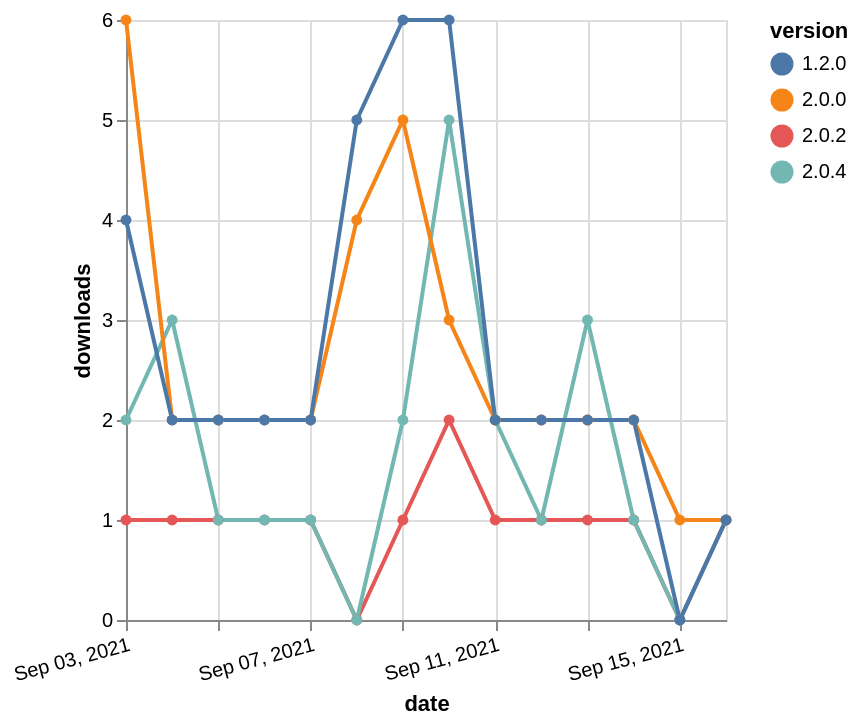

Write a Vega-Lite specification for this figure.
### Vega-Lite specification from a JSON file in a GitHub repository (floating-point values rounded to 4 significant figures)
{"$schema": "https://vega.github.io/schema/vega-lite/v5.json", "description": "A simple bar chart with embedded data.", "data": {"values": [{"date": "2021-09-03", "total": 387, "delta": 1, "version": "2.0.2"}, {"date": "2021-09-04", "total": 388, "delta": 1, "version": "2.0.2"}, {"date": "2021-09-05", "total": 389, "delta": 1, "version": "2.0.2"}, {"date": "2021-09-06", "total": 390, "delta": 1, "version": "2.0.2"}, {"date": "2021-09-07", "total": 391, "delta": 1, "version": "2.0.2"}, {"date": "2021-09-08", "total": 391, "delta": 0, "version": "2.0.2"}, {"date": "2021-09-09", "total": 392, "delta": 1, "version": "2.0.2"}, {"date": "2021-09-10", "total": 394, "delta": 2, "version": "2.0.2"}, {"date": "2021-09-11", "total": 395, "delta": 1, "version": "2.0.2"}, {"date": "2021-09-12", "total": 396, "delta": 1, "version": "2.0.2"}, {"date": "2021-09-13", "total": 397, "delta": 1, "version": "2.0.2"}, {"date": "2021-09-14", "total": 398, "delta": 1, "version": "2.0.2"}, {"date": "2021-09-15", "total": 398, "delta": 0, "version": "2.0.2"}, {"date": "2021-09-16", "total": 399, "delta": 1, "version": "2.0.2"}, {"date": "2021-09-03", "total": 545, "delta": 2, "version": "2.0.4"}, {"date": "2021-09-04", "total": 548, "delta": 3, "version": "2.0.4"}, {"date": "2021-09-05", "total": 549, "delta": 1, "version": "2.0.4"}, {"date": "2021-09-06", "total": 550, "delta": 1, "version": "2.0.4"}, {"date": "2021-09-07", "total": 551, "delta": 1, "version": "2.0.4"}, {"date": "2021-09-08", "total": 551, "delta": 0, "version": "2.0.4"}, {"date": "2021-09-09", "total": 553, "delta": 2, "version": "2.0.4"}, {"date": "2021-09-10", "total": 558, "delta": 5, "version": "2.0.4"}, {"date": "2021-09-11", "total": 560, "delta": 2, "version": "2.0.4"}, {"date": "2021-09-12", "total": 561, "delta": 1, "version": "2.0.4"}, {"date": "2021-09-13", "total": 564, "delta": 3, "version": "2.0.4"}, {"date": "2021-09-14", "total": 565, "delta": 1, "version": "2.0.4"}, {"date": "2021-09-15", "total": 565, "delta": 0, "version": "2.0.4"}, {"date": "2021-09-16", "total": 566, "delta": 1, "version": "2.0.4"}, {"date": "2021-09-03", "total": 2966, "delta": 6, "version": "2.0.0"}, {"date": "2021-09-04", "total": 2968, "delta": 2, "version": "2.0.0"}, {"date": "2021-09-05", "total": 2970, "delta": 2, "version": "2.0.0"}, {"date": "2021-09-06", "total": 2972, "delta": 2, "version": "2.0.0"}, {"date": "2021-09-07", "total": 2974, "delta": 2, "version": "2.0.0"}, {"date": "2021-09-08", "total": 2978, "delta": 4, "version": "2.0.0"}, {"date": "2021-09-09", "total": 2983, "delta": 5, "version": "2.0.0"}, {"date": "2021-09-10", "total": 2986, "delta": 3, "version": "2.0.0"}, {"date": "2021-09-11", "total": 2988, "delta": 2, "version": "2.0.0"}, {"date": "2021-09-12", "total": 2990, "delta": 2, "version": "2.0.0"}, {"date": "2021-09-13", "total": 2992, "delta": 2, "version": "2.0.0"}, {"date": "2021-09-14", "total": 2994, "delta": 2, "version": "2.0.0"}, {"date": "2021-09-15", "total": 2995, "delta": 1, "version": "2.0.0"}, {"date": "2021-09-16", "total": 2996, "delta": 1, "version": "2.0.0"}, {"date": "2021-09-03", "total": 4375, "delta": 4, "version": "1.2.0"}, {"date": "2021-09-04", "total": 4377, "delta": 2, "version": "1.2.0"}, {"date": "2021-09-05", "total": 4379, "delta": 2, "version": "1.2.0"}, {"date": "2021-09-06", "total": 4381, "delta": 2, "version": "1.2.0"}, {"date": "2021-09-07", "total": 4383, "delta": 2, "version": "1.2.0"}, {"date": "2021-09-08", "total": 4388, "delta": 5, "version": "1.2.0"}, {"date": "2021-09-09", "total": 4394, "delta": 6, "version": "1.2.0"}, {"date": "2021-09-10", "total": 4400, "delta": 6, "version": "1.2.0"}, {"date": "2021-09-11", "total": 4402, "delta": 2, "version": "1.2.0"}, {"date": "2021-09-12", "total": 4404, "delta": 2, "version": "1.2.0"}, {"date": "2021-09-13", "total": 4406, "delta": 2, "version": "1.2.0"}, {"date": "2021-09-14", "total": 4408, "delta": 2, "version": "1.2.0"}, {"date": "2021-09-15", "total": 4408, "delta": 0, "version": "1.2.0"}, {"date": "2021-09-16", "total": 4409, "delta": 1, "version": "1.2.0"}]}, "width": "container", "mark": {"type": "line", "point": {"filled": true}}, "encoding": {"x": {"field": "date", "type": "temporal", "timeUnit": "yearmonthdate", "title": "date", "axis": {"labelAngle": -15}}, "y": {"field": "delta", "type": "quantitative", "title": "downloads"}, "color": {"field": "version", "type": "nominal"}, "tooltip": {"field": "delta"}}}
